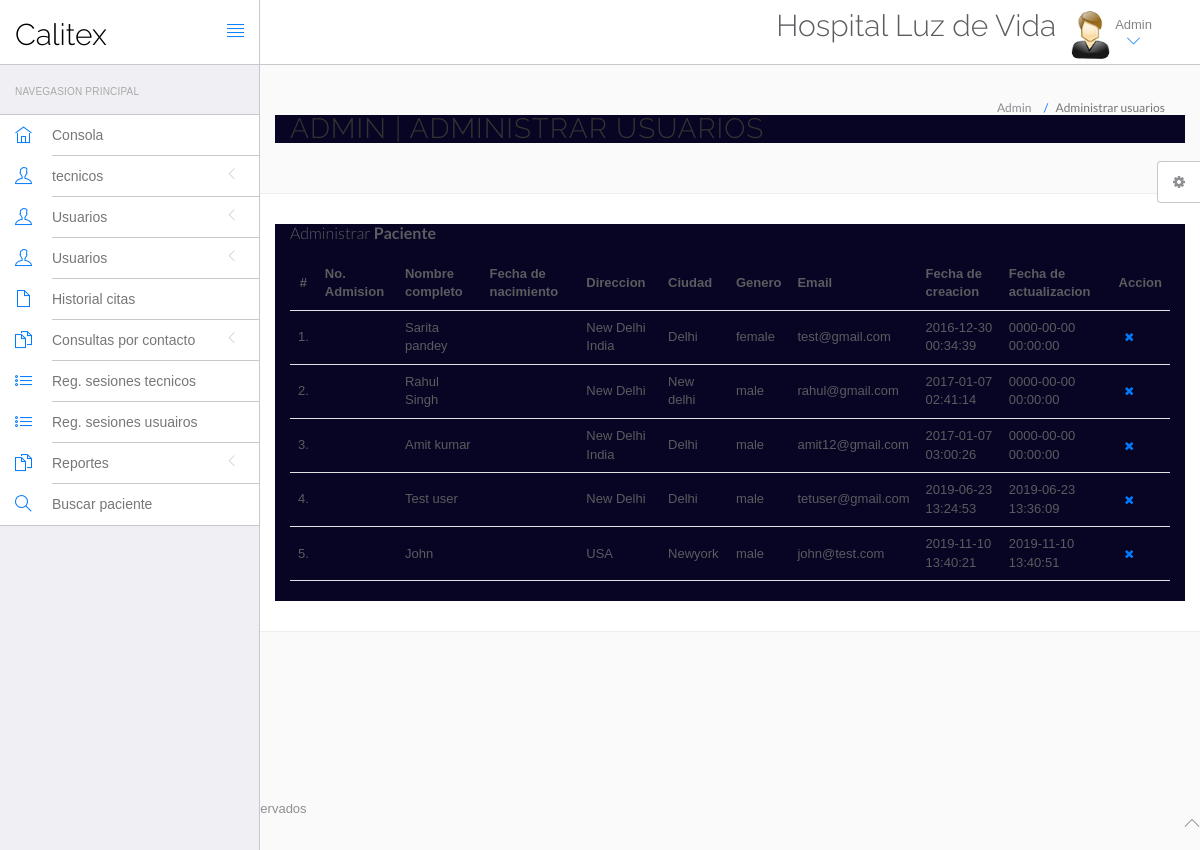
The app's page /hms/admin/manage-users.php (signed in) with its own data.
### tables this page shows
CREATE TABLE `users` (
  `id` int(11) NOT NULL AUTO_INCREMENT,
  `fullName` varchar(255) DEFAULT NULL,
  `address` longtext DEFAULT NULL,
  `city` varchar(255) DEFAULT NULL,
  `gender` varchar(255) DEFAULT NULL,
  `email` varchar(255) DEFAULT NULL,
  `password` varchar(255) DEFAULT NULL,
  `regDate` timestamp NULL DEFAULT current_timestamp(),
  `updationDate` timestamp NULL DEFAULT NULL ON UPDATE current_timestamp(),
  PRIMARY KEY (`id`),
  KEY `email` (`email`)
);

### hms/admin/manage-users.php (the view, shortened to what this page needs)
<?php
include 'include/config.php';
?>
<!DOCTYPE html>
<html lang="en">
	<head>
		<link rel="stylesheet" href="vendor/bootstrap/css/bootstrap.min.css">
		<link rel="stylesheet" href="vendor/fontawesome/css/font-awesome.min.css">
		<link rel="stylesheet" href="vendor/themify-icons/themify-icons.min.css">
		<link href="vendor/animate.css/animate.min.css" rel="stylesheet" media="screen">
		<link href="vendor/perfect-scrollbar/perfect-scrollbar.min.css" rel="stylesheet" media="screen">
		<link href="vendor/switchery/switchery.min.css" rel="stylesheet" media="screen">
		<link href="vendor/bootstrap-touchspin/jquery.bootstrap-touchspin.min.css" rel="stylesheet" media="screen">
		<link href="vendor/select2/select2.min.css" rel="stylesheet" media="screen">
		<link href="vendor/bootstrap-datepicker/bootstrap-datepicker3.standalone.min.css" rel="stylesheet" media="screen">
		<link href="vendor/bootstrap-timepicker/bootstrap-timepicker.min.css" rel="stylesheet" media="screen">
		<link rel="stylesheet" href="assets/css/styles.css">
		<link rel="stylesheet" href="assets/css/plugins.css">
		<link rel="stylesheet" href="assets/css/themes/theme-1.css" id="skin_color" />
	</head>
	<body>
		<div id="app">
<?php include 'include/sidebar.php';?>
			<div class="app-content">
						<?php include 'include/header.php';?>
				<div class="main-content" >
					<div class="wrap-content container" id="container">
						<section id="page-title">
							<div class="row">
								<div class="col-sm-10">
									<h1 class="mainTitle">Admin | Administrar usuarios</h1>
																	</div>
								<ol class="breadcrumb">
									<li>
										<span>Admin</span>
									</li>
									<li class="active">
										<span>Administrar usuarios</span>
									</li>
								</ol>
							</div>
						</section>
						<div class="container-fluid container-fullw bg-white">
									<div class="row">
								<div class="col-md-12">
									<h5 class="over-title margin-bottom-15">Administrar<span class="text-bold"> Paciente</span></h5>
									<table class="table table-hover" id="sample-table-1">
										<thead>
											<tr>
												<th class="center">#</th>
												<th>No. Admision</th>
												<th>Nombre completo</th>
												<th>Fecha de nacimiento</th>
												<th class="hidden-xs">Direccion</th>
												<th>Ciudad</th>
												<th>Genero</th>
												<th>Email</th>
												<th>Fecha de creacion</th>
												<th>Fecha de actualizacion</th>
												<th>Accion</th>
											</tr>
										</thead>
										<tbody>
                                        <?php
                                        $sql = mysqli_query($con, "select * from users");
                                        $cnt = 1;
                                        while ($row = mysqli_fetch_array($sql)) {
                                        ?>
											<tr>
												<td class="center"><?php echo $cnt; ?>.</td>
												<td><?php echo $row['PatientAdmision'];?></td>
												<td class="hidden-xs"><?php echo $row['fullName']; ?></td>
												<td><?php echo $row['FechaNac'];?></td>
												<td><?php echo $row['address']; ?></td>
												<td><?php echo $row['city']; ?>
												</td>
												<td><?php echo $row['gender']; ?></td>
												<td><?php echo $row['email']; ?></td>
												<td><?php echo $row['regDate']; ?></td>
												<td><?php echo $row['updationDate']; ?>
												</td>
												<td >
												<div class="visible-md visible-lg hidden-sm hidden-xs">
	                                             <a href="manage-users.php?id=<?php echo $row['id'] ?>&del=delete" onClick="return confirm('Are you sure you want to delete?')"class="btn btn-transparent btn-xs tooltips" tooltip-placement="top" tooltip="Remove"><i class="fa fa-times fa fa-white"></i></a>
												</div>
												</td>
											</tr>
											<?php
$cnt = $cnt + 1;
}?>
										</tbody>
									</table>
								</div>
							</div>
								</div>
							</div>
						</div>
					</div>
				</div>
	<?php include 'include/footer.php';?>
	<?php include 'include/setting.php';?>
	</body>
</html>

### hms/admin/assets/css/themes/theme-1.css (style rules this page uses)
body { background: #FAFAFA; }

### records on screen
users: fullName "Sarita pandey", address "New Delhi India", city "Delhi", gender "female", email "test@gmail.com", regDate "2016-12-30 00:34:39", updationDate "0000-00-00 00:00:00"
users: fullName "Rahul Singh", address "New Delhi", city "New delhi", gender "male", email "rahul@gmail.com", regDate "2017-01-07 02:41:14", updationDate "0000-00-00 00:00:00"
users: fullName "Amit kumar", address "New Delhi India", city "Delhi", gender "male", email "amit12@gmail.com", regDate "2017-01-07 03:00:26", updationDate "0000-00-00 00:00:00"
users: fullName "Test user", address "New Delhi", city "Delhi", gender "male", email "tetuser@gmail.com", regDate "2019-06-23 13:24:53", updationDate "2019-06-23 13:36:09"
users: fullName "John", address "USA", city "Newyork", gender "male", email "john@test.com", regDate "2019-11-10 13:40:21", updationDate "2019-11-10 13:40:51"
